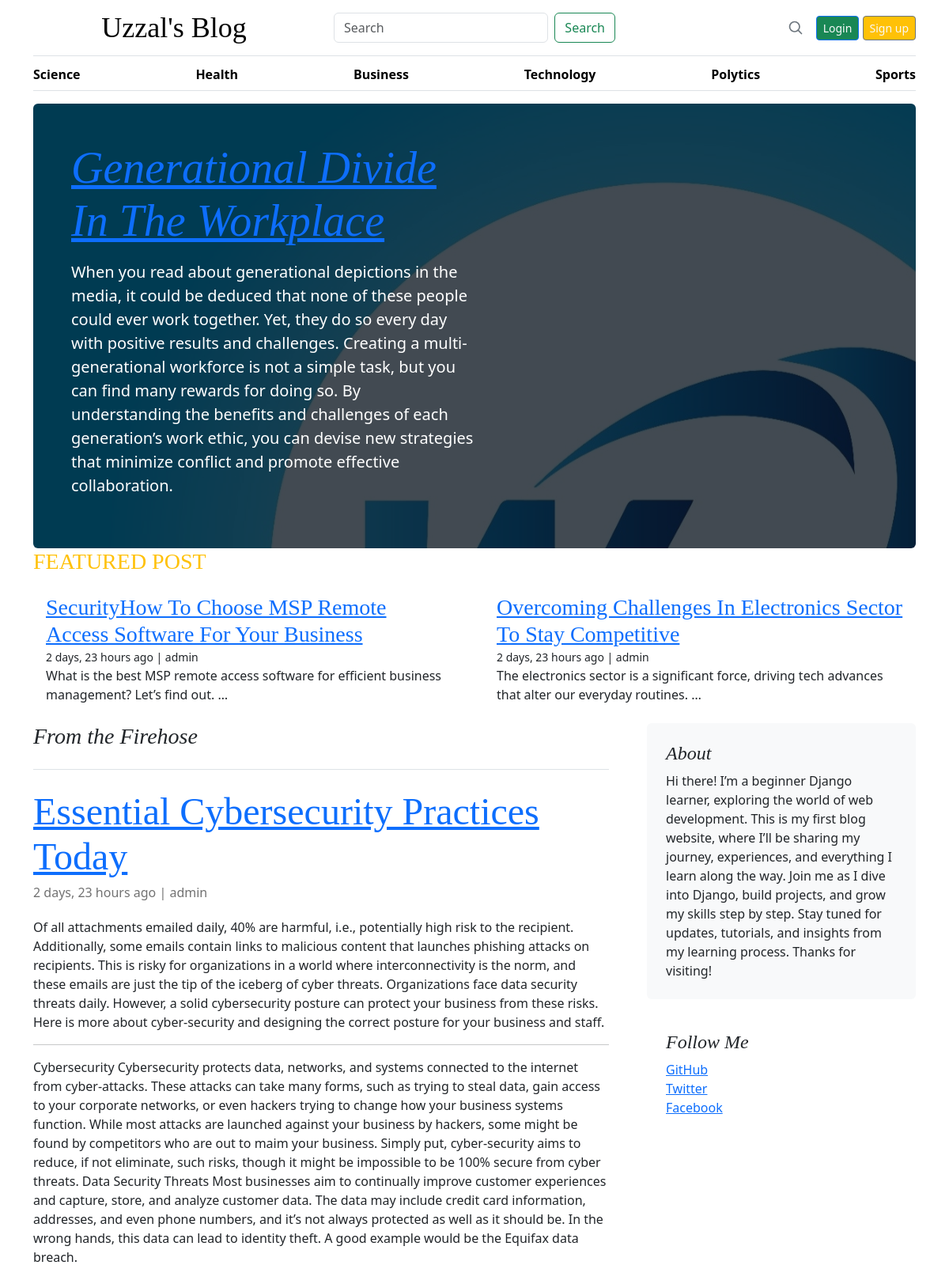
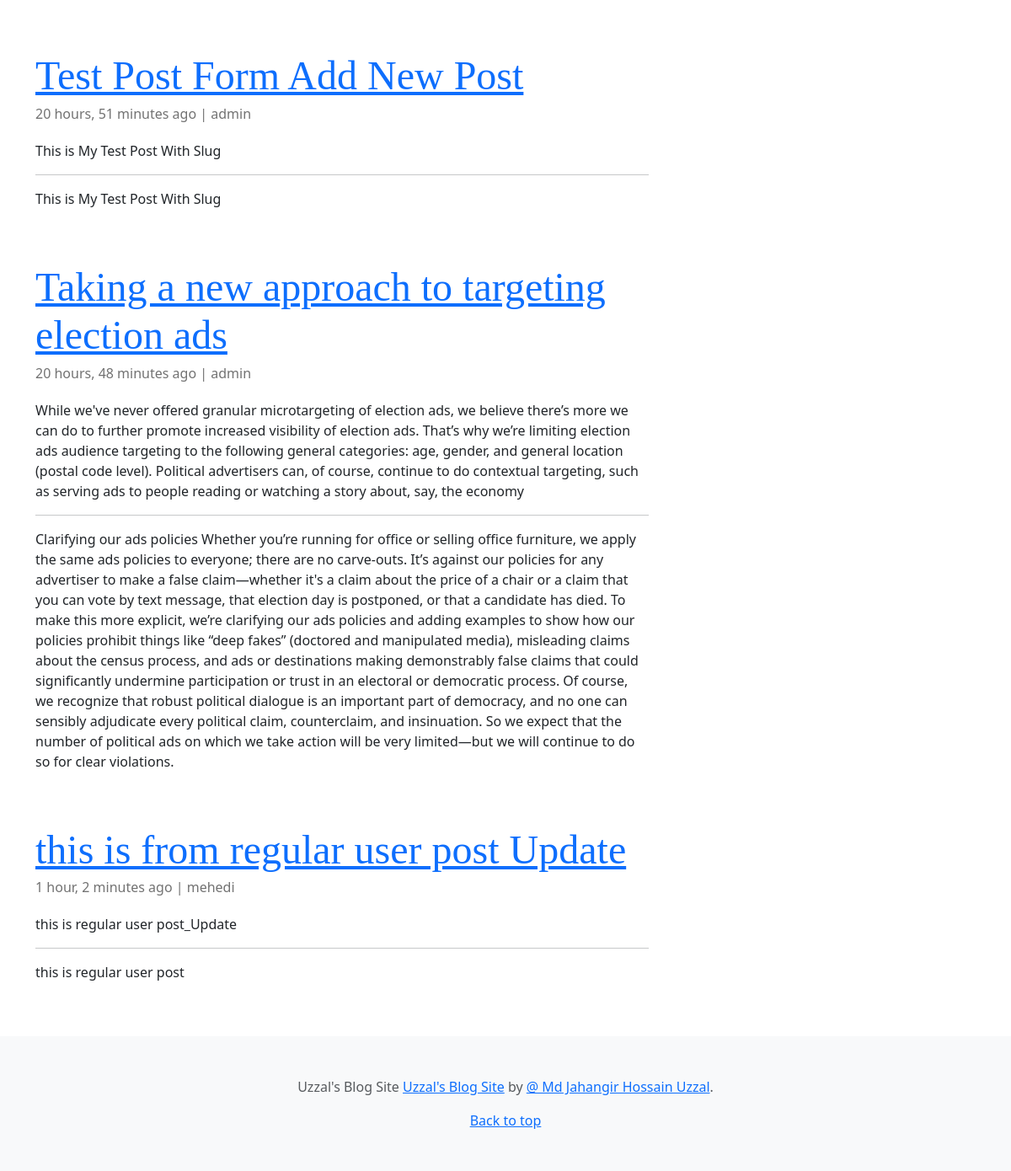
The page / on the database its author committed (2 pictures, top to bottom).
### blogs/models.py (models this page shows, shortened)
class Category(models.Model):
    category_name = models.CharField(max_length=50,unique=True)
    created_at = models.DateTimeField(auto_now_add=True)
    updated_at = models.DateTimeField(auto_now=True)
    class Meta:
        verbose_name_plural = 'Categories'

class Blogs(models.Model):
    title = models.CharField(max_length=100, unique=True)
    slug = models.SlugField(unique=True, blank=True)
    category = models.ForeignKey(Category, on_delete=models.CASCADE)
    author = models.ForeignKey(User, on_delete=models.CASCADE)
    blog_image = models.ImageField(upload_to='uploads/%y/%m/%d')
    short_description = models.TextField(max_length=1000)
    blog_body = models.TextField(max_length=3000)
    status = models.CharField(max_length=100,choices= STATUS_CHOICE,default='draft')
    is_feacherd = models.BooleanField(default=False)
    created_at = models.DateTimeField(auto_now_add=True)
    updated_at = models.DateTimeField(auto_now=True)
    class Meta:
        verbose_name_plural = 'Blogs'

### blog_main/views.py (the view)
# urls.py: path('',views.home, name="home"),
def home(request):
    categories = Category.objects.all()
    featured_post = Blogs.objects.filter(is_feacherd=True,status = 'published' )
    posts = Blogs.objects.filter(is_feacherd=False, status = 'published')
    context = {
        'categories':categories,'featured_post':featured_post, 'posts':posts
    }
    return render(request,'home.html', context)

### blogs/context_processors.py (called while the page is built)
def get_categories(request):
    categories = Category.objects.all()
    return dict(categories = categories)

### templates/home.html (shortened to what this page needs)
{% extends 'base/base.html' %}
{% block content %}
<main class="container">
  {% for post in featured_post %}
  {% if forloop.first %}
  <div class=" jumbotron p-3 p-md-5 text-white rounded bg-dark" style="background-image: url({{ post.blog_image.url }}); background-blend-mode: overlay;">
    <div class="col-lg-6 px-0">
      <h1 class="display-4 fst-italic"><a href="{% url 'blogs' post.slug %}">{{post.title}}</a></h1>
      <p class="lead my-3">{{post.short_description}}</p>
    </div>
  </div>
  {% endif %}
  {% endfor %}
 <h3 class="text-uppercase text-warning" style="latter-spacing:2px;">Featured POST</h3>
  <div class="row mb-2">
    {% for post in featured_post %}
    {% if not forloop.first %}
    <div class="col-md-6">
      <div class="card border-0">
        <div class="card-body">
          <h3 class="mb-0"><a href="{% url 'blogs' post.slug %}">{{post.title}}</a></h3>
          <small class="mb-1 text-mute">{{post.created_at | timesince}} ago | {{post.author}}</small>
          <p class="card-text">{{post.short_description | truncatewords:15}}</p>
        </div>
      </div>
    </div>
      {% endif %}
    {% endfor %}
  </div>
  <div class="row g-5">
    <div class="col-md-8">
      <h3 class="pb-4 mb-4 fst-italic border-bottom">
        From the Firehose
      </h3>
      {% for post in posts %}
      <article class="blog-post">
        <h2 class="display-5 link-body-emphasis mb-1"><a href="{% url 'blogs' post.slug %}">{{post.title}}</a></h2>
        <p class="blog-post-meta">{{post.created_at | timesince}} ago | {{post.author}}</p>
        <p>{{post.short_description}}</p>
        <hr>
        <p>{{post.blog_body}}</p>
      </article>
      {% endfor %}
  </div>
    <div class="col-md-4">
      <div class="position-sticky" style="top: 2rem;">
        <div class="p-4 mb-3 bg-body-tertiary rounded">
          <h4 class="fst-italic">About</h4>
          <p class="mb-0">Hi there! I’m a beginner Django learner, exploring the world of web development. This is my first blog website, where I’ll be sharing my journey, experiences, and everything I learn along the way.
            Join me as I dive into Django, build projects, and grow my skills step by step. Stay tuned for updates, tutorials, and insights from my learning process.
            Thanks for visiting!</p>
        </div>
        <div class="p-4">
          <h4 class="fst-italic">Follow Me</h4>
          <ol class="list-unstyled">
            <li><a href="https://github.com/mackrosha" target="_blank" rel="noopener noreferrer">GitHub</a></li>
            <li><a href="https://x.com/mackrosha" target="_blank" rel="noopener noreferrer">Twitter</a></li>
            <li><a href="https://www.facebook.com/mackrosha2" target="_blank" rel="noopener noreferrer">Facebook</a></li>
          </ol>
        </div>
      </div>
    </div>
  </div>
</main>
{% endblock %}

### templates/base/header.html (shortened to what this page needs)
{% load static %}
<!doctype html>
<html lang="en" data-bs-theme="auto">
  <head><script src="../assets/js/color-modes.js"></script>
    <link rel="stylesheet" href="https://cdnjs.cloudflare.com/ajax/libs/font-awesome/4.7.0/css/font-awesome.min.css">
    <link rel="stylesheet" href="https://cdn.jsdelivr.net/npm/@docsearch/css@3">
<link href="{% static '/assets/dist/css/bootstrap.min.css' %}" rel="stylesheet">
<link rel="stylesheet" href="{% static 'css/styles.css' %}">
    <link href="{% static 'css/blog.css' %}" rel="stylesheet">
  </head>
  <body>
<div class="container">
  <header class="border-bottom lh-1 py-3">
    <div class="row flex-nowrap justify-content-between align-items-center">
      <div class="col-4 text-center">
        <a class="blog-header-logo text-body-emphasis text-decoration-none" href="{% url 'home' %}">Uzzal's Blog</a>
      </div>
      <div class="div col-4">
        <form class="form-inline d-flex" action="{% url 'search' %}" method ="GET">
          <input class="form-control me-2" type="search" placeholder="Search" aria-label="Search" name="keyword">
          <button class="btn btn-outline-success" type="submit">Search</button>
      </form>
      </div>
      <div class="col-4 d-flex justify-content-end align-items-center">
        <a class="link-secondary" href="#" aria-label="Search">
          <svg xmlns="http://www.w3.org/2000/svg" width="20" height="20" fill="none" stroke="currentColor" stroke-linecap="round" stroke-linejoin="round" stroke-width="2" class="mx-3" role="img" viewBox="0 0 24 24"><title>Search</title><circle cx="10.5" cy="10.5" r="7.5"/><path d="M21 21l-5.2-5.2"/></svg>
        </a>
        <div>
          {% if not user.is_authenticated %}
        <a class="btn btn-sm btn-outline-primary btn-success text-light " href="{% url 'login' %}">Login</a>
        <a class="btn btn-sm btn-outline-secondary btn-warning text-light" href="{% url 'register' %}">Sign up</a>
        {% else %}
        <span><a href="{% url 'dashboard' %}" class="btn btn-warning">Dashboard</a></span>
        <span><a href="{% url 'logout' %}"class="btn btn-danger">Logout</a></span>
        {% endif %}
      </div>
      </div>
    </div>
  </header>
  <div class="nav-scroller py-1 mb-3 border-bottom">
    <nav class="nav nav-underline justify-content-between">
      {% for cat in categories %}
      <a class="nav-item nav-link link-body-emphasis active" href="{% url 'posts_by_category' cat.id %}">{{ cat.category_name }}</a>
      {% endfor %}
    </nav>
  </div>
</div>

### static/css/styles.css (style rules this page uses)
.nav-scroller { position: relative; z-index: 2; height: 2.75rem; overflow-y: hidden; }
.nav-scroller .nav { display: flex; flex-wrap: nowrap; padding-bottom: 1rem; margin-top: -1px; overflow-x: auto; text-align: center; white-space: nowrap; -webkit-overflow-scrolling: touch; }

### static/css/blog.css (style rules this page uses)
.blog-header-logo { font-family: "Playfair Display", Georgia, "Times New Roman", serif; font-size: 2.25rem; }
h1, h2, h3, h4, h5, h6 { font-family: "Playfair Display", Georgia, "Times New Roman", serif; }
.blog-post { margin-bottom: 4rem; }
.blog-post-meta { margin-bottom: 1.25rem; color: #727272; }

### rows shown on the page
Category: category_name "Science"
Category: category_name "Health"
Category: category_name "Business"
Category: category_name "Technology"
Category: category_name "Polytics"
Category: category_name "Sports"
Blogs: blog_image (picture), title "Generational Divide In The Workplace", short_description "When you read about generational depictions in the media, it could be deduced that none of these people could ever work together. Yet, they do so every day with positive results and challenges. Creating a multi-generational workforce is not a simple task, but you can find many rewards for doing so. By understanding the benefits and challenges of each generation’s work ethic, you can devise new strategies that minimize conflict and promote effective collaboration."
Blogs: title "SecurityHow To Choose MSP Remote Access Software For Your Business", created_at "2 days, 23 hours", author "admin", short_description "What is the best MSP remote access software for efficient business management? Let’s find out. …"
Blogs: title "Overcoming Challenges In Electronics Sector To Stay Competitive", created_at "2 days, 23 hours", author "admin", short_description "The electronics sector is a significant force, driving tech advances that alter our everyday routines. …"
Blogs: title "Essential Cybersecurity Practices Today", created_at "2 days, 23 hours", author "admin", short_description "Of all attachments emailed daily, 40% are harmful, i.e., potentially high risk to the recipient. Additionally, some emails contain links to malicious content that launches phishing attacks on recipients. This is risky for organizations in a world where interconnectivity is the norm, and these emails are just the tip of the iceberg of cyber threats. Organizations face data security threats daily. However, a solid cybersecurity posture can protect your business from these risks. Here is more about cyber-security and designing the correct posture for your business and staff.", blog_body "Cybersecurity Cybersecurity protects data, networks, and systems connected to the internet from cyber-attacks. These attacks can take many forms, such as trying to steal data, gain access to your corporate networks, or even hackers trying to change how your business systems function. While most attacks are launched against your business by hackers, some might be found by competitors who are out to maim your business. Simply put, cyber-security aims to reduce, if not eliminate, such risks, though it might be impossible to be 100% secure from cyber threats. Data Security Threats Most businesses aim to continually improve customer experiences and capture, store, and analyze customer data. The…"
Blogs: title "Test Post Form Add New Post", created_at "20 hours, 51 minutes", author "admin", short_description "This is My Test Post With Slug", blog_body "This is My Test Post With Slug"
Blogs: title "Taking a new approach to targeting election ads", created_at "20 hours, 48 minutes", author "admin", short_description "While we've never offered granular microtargeting of election ads, we believe there’s more we can do to further promote increased visibility of election ads. That’s why we’re limiting election ads audience targeting to the following general categories: age, gender, and general location (postal code level). Political advertisers can, of course, continue to do contextual targeting, such as serving ads to people reading or watching a story about, say, the economy", blog_body "Clarifying our ads policies Whether you’re running for office or selling office furniture, we apply the same ads policies to everyone; there are no carve-outs. It’s against our policies for any advertiser to make a false claim—whether it's a claim about the price of a chair or a claim that you can vote by text message, that election day is postponed, or that a candidate has died. To make this more explicit, we’re clarifying our ads policies and adding examples to show how our policies prohibit things like “deep fakes” (doctored and manipulated media), misleading claims about the census process, and ads or destinations making demonstrably false claims that could significantly undermine…"
Blogs: title "this is from regular user post Update", created_at "1 hour, 2 minutes", author "mehedi", short_description "this is regular user post_Update", blog_body "this is regular user post"
